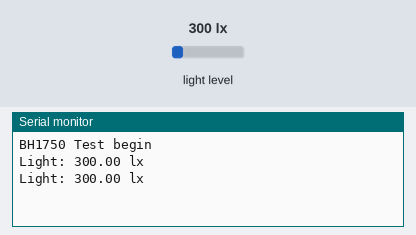
Simulated run of this sketch. Board: ESP32-C3. Parts: the last lines printed to the serial monitor. The test bench sets the inputs (shaded band); at power-on: light level 300 lx.

Above: at 1.8 s.
1.9 s: light level set to 40 lx
At 2.8 s:
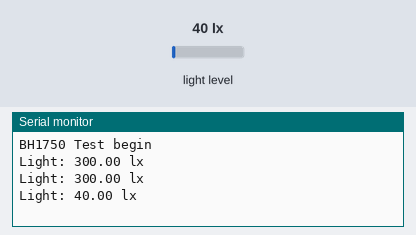
3.4 s: light level set to 500 lx
At 4.8 s:
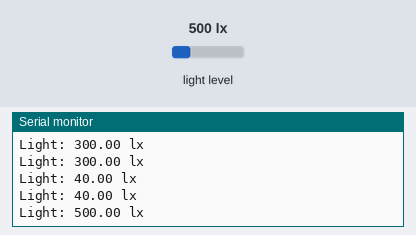
Timing chart, 0 to 6.4 s (numbered marks = the images above; inputs shaded):
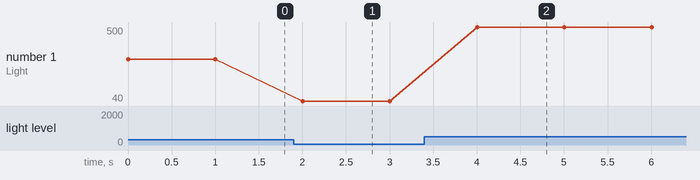

Measured:
- after the input at 1.9 s, the serial monitor: prints a new line after 0.10 s (image 1)
- after the input at 3.4 s, the serial monitor: prints a new line after 0.60 s (image 2)
- plotted number 1: 300 → 40 after the input at 1.9 s, 40 → 500 after the input at 3.4 s

The sketch:

lolin_c3_mini_bh1750.ino
```cpp
#include <BH1750.h>
#include <Wire.h>

// BH1750 조도 센서 객체 생성
BH1750 lightMeter;

void setup() {
  // 시리얼 통신 시작
  Serial.begin(115200);

  // I2C 통신 시작
  // SDA = GPIO8, SCL = GPIO10
  Wire.begin(8, 10);

  // I2C 통신 속도를 400 kHz로 설정
  Wire.setClock(400000);

  // BH1750 센서 초기화
  lightMeter.begin();

  // 센서 테스트 시작 메시지 출력
  Serial.println("BH1750 Test begin");
}

void loop() {
  // BH1750 센서에서 조도값을 읽음
  // 단위는 lux(lx)
  float lux = lightMeter.readLightLevel();

  // 측정한 조도값을 시리얼 모니터에 출력
  Serial.print("Light: ");
  Serial.print(lux);
  Serial.println(" lx");

  // 1초 대기
  delay(1000);
}
```
